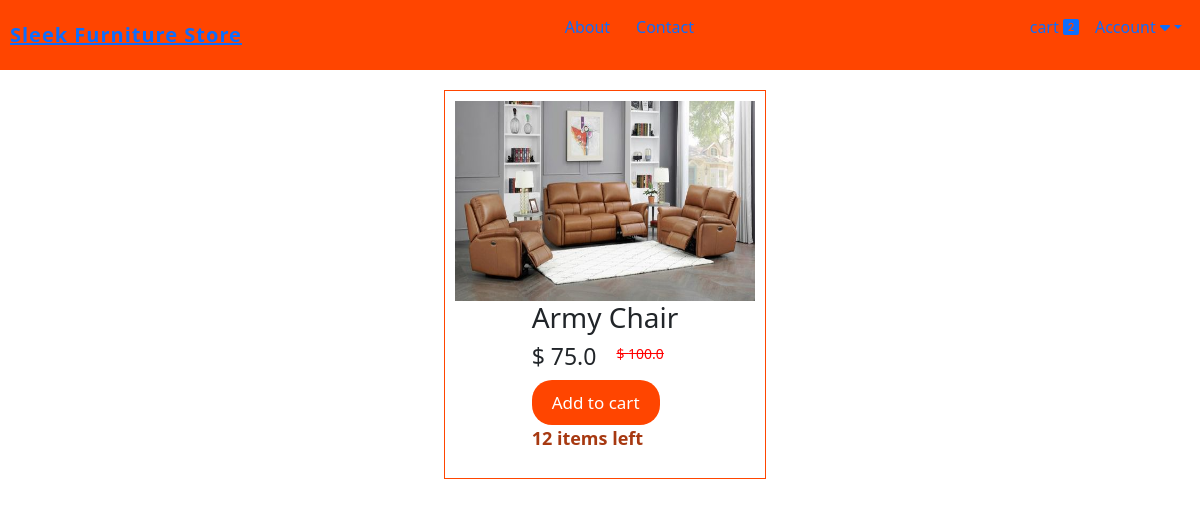
The page /product/1 (signed in) on the database as committed earlier.
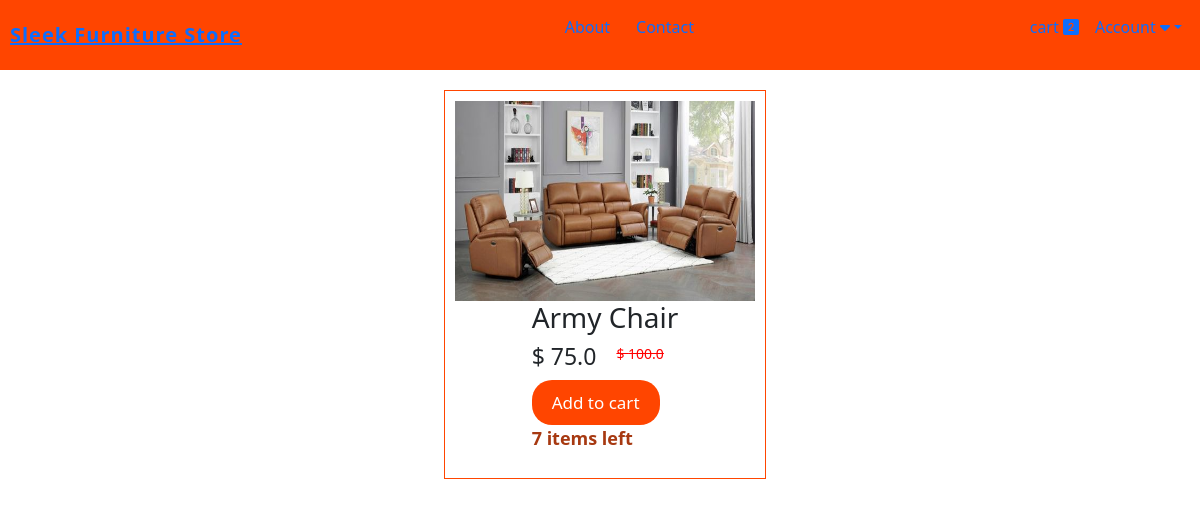
The same page on the database as committed later.
### website/models.py (models this page shows, shortened)
class Product(db.Model):
    id = db.Column(db.Integer, primary_key=True)
    product_name = db.Column(db.String(100), nullable=False)
    current_price = db.Column(db.Float, nullable=False)
    previous_price = db.Column(db.Float, nullable=False)
    in_stock = db.Column(db.Integer, nullable=False)
    product_picture = db.Column(db.String(1000), nullable=False)
    flash_sale = db.Column(db.Boolean, default=False)
    date_added = db.Column(db.DateTime(), default=datetime.utcnow)
    carts = db.relationship('Cart', backref='product', cascade='all, delete-orphan')
    orders = db.relationship('Order', backref='product', cascade='all, delete-orphan')

### website/views.py (the view)
@views.route('/product/<int:item_id>', methods=['GET'])
def product(item_id):
    item = Product.query.get(item_id)
    return render_template('product.html', item=item, cart=Cart.query.filter_by(customer_link=current_user.id).all()
                           if current_user.is_authenticated else [])

### website/__init__.py (called while the page is built)
def create_app():
    app = Flask(__name__)
    app.config['SECRET_KEY'] = 'Marymutiso' #For encrypting session data for auth etc.
    app.config['SQLALCHEMY_DATABASE_URI'] = f'sqlite:///{DB_NAME}'
    db.init_app(app)
    @app.errorhandler(404)
    def page_not_found(error):
        return render_template('404.html'), 404
    login_manager = LoginManager()
    login_manager.init_app(app)
    login_manager.login_view = 'auth.login'
    @login_manager.user_loader
    def load_user(id):
        return Customer.query.get(int(id))
    from .views import views
    from .auth import auth
    from .admin import admin
    from .models import Customer, Product, Cart, Order
    app.register_blueprint(views, url_prefix='/')
    app.register_blueprint(auth, url_prefix='/')
    app.register_blueprint(admin, url_prefix='/')
    with app.app_context():
        create_database()
    return app

### website/templates/product.html (shortened to what this page needs)
{% extends 'base.html' %}
{% block content %}
<div class="homediv-container">
    <div class="home-products">
        <div class="product">
            <img class="displayimg" src="/media/leatherrecliner.jpg" alt="">
            <div class="product-details">
                <h3>{{ item.product_name }}</h3>
                <div class="price">
                    <h5>$ {{ item.current_price }}</h5>
                    <strike><p>$ {{ item.previous_price }}</p></strike>
                </div>
                <div class="actions">
                    <button><a href="/add-to-cart/{{ item.id }}">Add to cart</a></button>
                    <p style="color: rgb(167, 57, 17); font-weight: 600; font-size: 18px;">{{ item.in_stock }} items left</p>
                </div>
            </div>
        </div>
    </div>
</div>
{% endblock %}

Rows that differ between the two databases and show on the page:
changed Product "Army Chair": in_stock "12" → "7"
